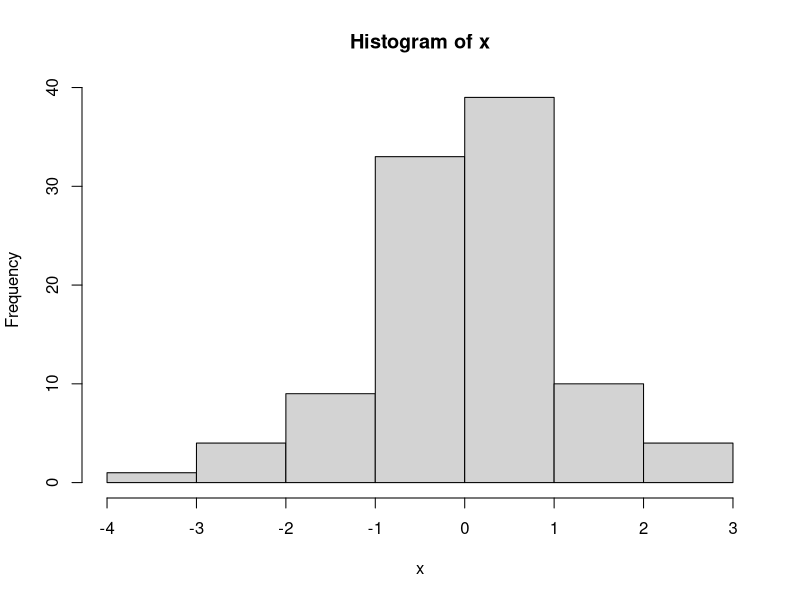

The R script that drew this image:
## ---- chunk 1
## your R code here
x = rnorm(100)
hist(x)
